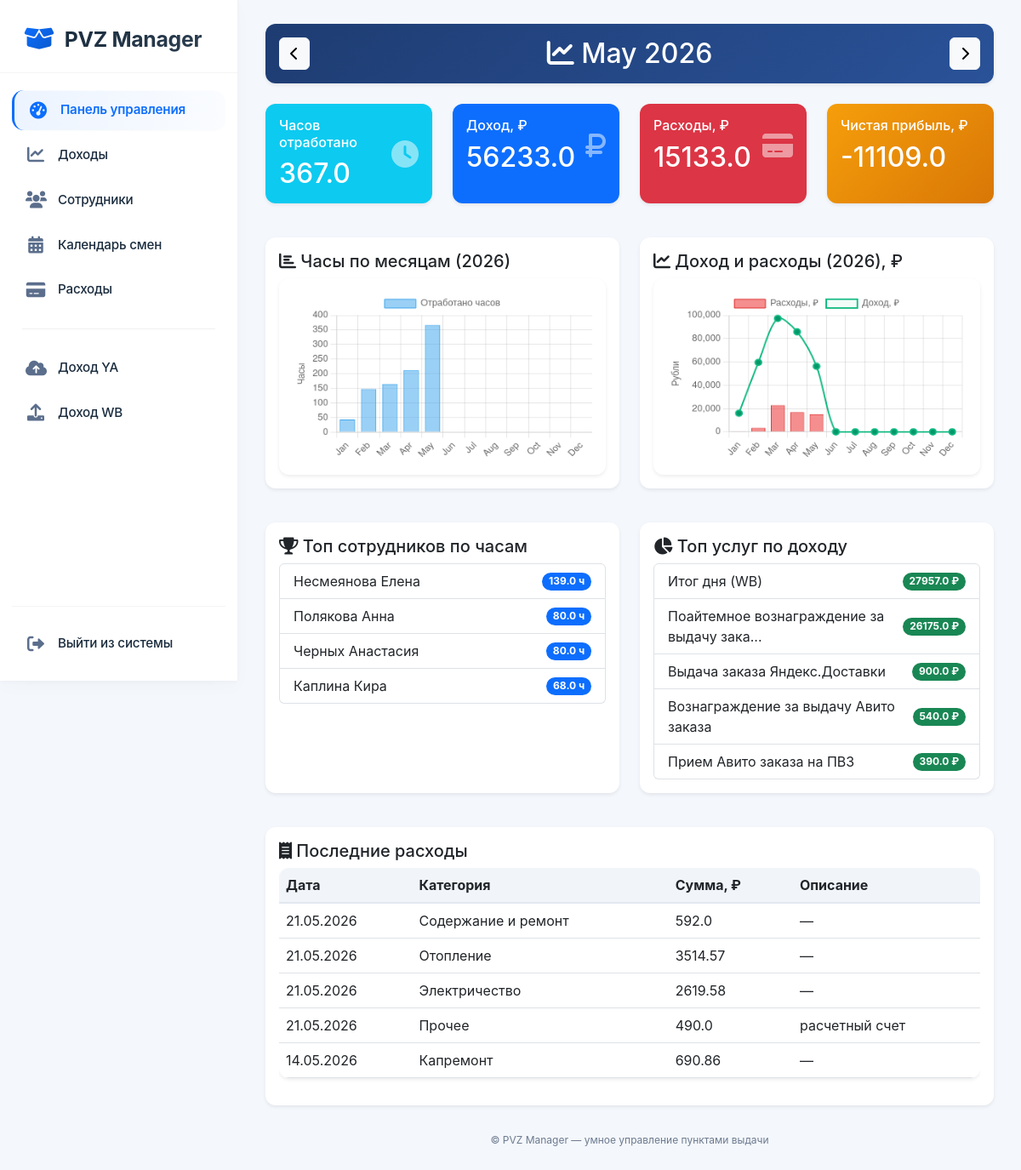
Screenshot of / (signed in) with the database file from the repository.
### models.py (models this page shows, shortened)
class Employee(db.Model):
    id = db.Column(db.Integer, primary_key=True)
    name = db.Column(db.String(50), nullable=False)

class IncomeTransaction(db.Model):
    id = db.Column(db.Integer, primary_key=True)
    pvz_id = db.Column(db.Integer)
    pvz_name = db.Column(db.String(200))
    service = db.Column(db.String(200))
    datetime = db.Column(db.DateTime, nullable=False)
    order_ref = db.Column(db.String(100))
    product = db.Column(db.String(100))
    cost_per_item = db.Column(db.Float)
    cost_without_vat = db.Column(db.Float)
    quantity = db.Column(db.Float, default=1)
    payment_type = db.Column(db.String(50))
    service_cost = db.Column(db.Float, default=0)
    tariff = db.Column(db.Float)
    unit = db.Column(db.String(20))
    branded = db.Column(db.Boolean, default=True)
    tariff_applies = db.Column(db.String(50))
    region = db.Column(db.String(100))
    tariff_zone = db.Column(db.String(100))
    source = db.Column(db.String(20), default='yandex')  # 'yandex' или 'wildberries'

class Expense(db.Model):
    id = db.Column(db.Integer, primary_key=True)
    category = db.Column(db.String(50), nullable=False)
    amount = db.Column(db.Float, nullable=False)
    date = db.Column(db.Date, nullable=False, default=date.today)
    description = db.Column(db.String(200))
    created_at = db.Column(db.DateTime, default=datetime.utcnow)

### app.py (the view)
@app.route("/", methods=["GET", "POST"])
@login_required
def dashboard():
    year = request.args.get('year', type=int)
    month = request.args.get('month', type=int)
    today = datetime.today()
    if not year:
        year = today.year
    if not month:
        month = today.month
    if month == 1:
        prev_year, prev_month = year - 1, 12
    else:
        prev_year, prev_month = year, month - 1
    if month == 12:
        next_year, next_month = year + 1, 1
    else:
        next_year, next_month = year, month + 1
    start_date = date(year, month, 1)
    if month == 12:
        end_date = date(year + 1, 1, 1)
    else:
        end_date = date(year, month + 1, 1)
    total_employees = Employee.query.count()
    shifts_month = Shift.query.filter(Shift.date >= start_date, Shift.date < end_date).all()
    total_shifts = len(shifts_month)
    total_hours = sum((s.hours or 0) for s in shifts_month)
    start_datetime = datetime(year, month, 1)
    end_datetime = datetime(year + 1, 1, 1) if month == 12 else datetime(year, month + 1, 1)
    income_total = db.session.query(func.sum(IncomeTransaction.service_cost)).filter(
        IncomeTransaction.datetime >= start_datetime,
        IncomeTransaction.datetime < end_datetime
    ).scalar() or 0
    months = []
    monthly_hours = []
    monthly_income = []
    for m in range(1, 13):
        start_of_month = date(year, m, 1)
        if m == 12:
            end_of_month = date(year + 1, 1, 1)
        else:
            end_of_month = date(year, m + 1, 1)
        shifts_m = Shift.query.filter(Shift.date >= start_of_month, Shift.date < end_of_month).all()
        hours_m = sum((s.hours or 0) for s in shifts_m)
        monthly_hours.append(round(hours_m, 1))
        start_dt = datetime(year, m, 1)
        end_dt = datetime(year + 1, 1, 1) if m == 12 else datetime(year, m + 1, 1)
        income_m = db.session.query(func.sum(IncomeTransaction.service_cost)).filter(
            IncomeTransaction.datetime >= start_dt,
            IncomeTransaction.datetime < end_dt
        ).scalar() or 0
        monthly_income.append(round(income_m, 2))
        months.append(cal.month_abbr[m])   # янв, фев, ...
    from collections import defaultdict
    employee_hours = defaultdict(float)
    for s in shifts_month:
        employee_hours[s.employee.name] += (s.hours or 0)
    top_employees = sorted(employee_hours.items(), key=lambda x: x[1], reverse=True)[:5]
    service_income = db.session.query(
        IncomeTransaction.service,
        func.sum(IncomeTransaction.service_cost)
    ).filter(
        IncomeTransaction.datetime >= start_datetime,
        IncomeTransaction.datetime < end_datetime
    ).group_by(IncomeTransaction.service).all()
    top_services = sorted(service_income, key=lambda x: x[1], reverse=True)[:5]
    recent_shifts = Shift.query.order_by(Shift.date.desc()).limit(5).all()
    income_total = db.session.query(func.sum(IncomeTransaction.service_cost)).filter(
        IncomeTransaction.datetime >= start_datetime,
        IncomeTransaction.datetime < end_datetime
    ).scalar() or 0
    total_expenses = db.session.query(func.sum(Expense.amount)).filter(
        Expense.date >= start_date,
        Expense.date < end_date
    ).scalar() or 0
    net_profit = income_total - total_expenses
    monthly_expenses = []
    for m in range(1, 13):
        start_of_month = date(year, m, 1)
        if m == 12:
            end_of_month = date(year + 1, 1, 1)
        else:
            end_of_month = date(year, m + 1, 1)
        exp_m = db.session.query(func.sum(Expense.amount)).filter(
            Expense.date >= start_of_month,
            Expense.date < end_of_month
        ).scalar() or 0
        monthly_expenses.append(round(exp_m, 2))
    recent_expenses = Expense.query.order_by(Expense.date.desc()).limit(5).all()
    income_total = db.session.query(func.sum(IncomeTransaction.service_cost)).filter(
        IncomeTransaction.datetime >= start_datetime,
        IncomeTransaction.datetime < end_datetime
    ).scalar() or 0
    total_expenses = db.session.query(func.sum(Expense.amount)).filter(
        Expense.date >= start_date,
        Expense.date < end_date
    ).scalar() or 0
    total_salary_cost = sum(
        (s.hours or 0) * (s.rate or 0) + (s.bonus or 0) - (s.deduction or 0)
        for s in shifts_month
    )
    tax_amount = income_total * 0.08
    net_profit = income_total - total_expenses - total_salary_cost - tax_amount
    monthly_expenses = []
    for m in range(1, 13):
        start_of_month = date(year, m, 1)
        if m == 12:
            end_of_month = date(year + 1, 1, 1)
        else:
            end_of_month = date(year, m + 1, 1)
        exp_m = db.session.query(func.sum(Expense.amount)).filter(
            Expense.date >= start_of_month,
            Expense.date < end_of_month
        ).scalar() or 0
        monthly_expenses.append(round(exp_m, 2))
    recent_expenses = Expense.query.order_by(Expense.date.desc()).limit(5).all()
    return render_template('dashboard.html',
                           year=year, month=month,
                           prev_year=prev_year, prev_month=prev_month,
                           next_year=next_year, next_month=next_month,
                           month_name=cal.month_name[month],
                           total_shifts=total_shifts,
                           total_hours=round(total_hours, 1),
                           income_total=round(income_total, 2),
                           total_expenses=round(total_expenses, 2),
                           total_salary_cost=round(total_salary_cost, 2),
                           tax_amount=round(tax_amount, 2),
                           net_profit=round(net_profit, 2),
                           months=months,
                           monthly_hours=monthly_hours,
                           monthly_income=monthly_income,
                           monthly_expenses=monthly_expenses,
                           top_employees=top_employees,
                           top_services=top_services,
                           recent_expenses=recent_expenses)

### templates/dashboard.html (shortened to what this page needs)
{% extends "base.html" %}
{% block content %}
<div class="row mb-4">
    <div class="col-12">
        <div class="card bg-gradient-primary text-white" style="background: linear-gradient(135deg, #1e3c72 0%, #2a5298 100%);">
            <div class="card-body">
                <div class="d-flex justify-content-between align-items-center flex-wrap">
                    <a href="{{ url_for('dashboard', year=prev_year, month=prev_month) }}" class="btn btn-light">
                        <i class="fas fa-chevron-left"></i> {{ prev_month_name }}
                    </a>
                    <h2 class="mb-0"><i class="fas fa-chart-line"></i> {{ month_name }} {{ year }}</h2>
                    <a href="{{ url_for('dashboard', year=next_year, month=next_month) }}" class="btn btn-light">
                        {{ next_month_name }} <i class="fas fa-chevron-right"></i>
                    </a>
                </div>
            </div>
        </div>
    </div>
</div>
<div class="row mb-4">
    <div class="col-md-3 col-sm-6 mb-3">
        <div class="card text-white bg-info h-100">
            <div class="card-body">
                <div class="d-flex justify-content-between align-items-center">
                    <div>
                        <h6 class="card-title">Часов отработано</h6>
                        <h2 class="mb-0">{{ total_hours }}</h2>
                    </div>
                    <i class="fas fa-clock fa-2x opacity-50"></i>
                </div>
            </div>
        </div>
    </div>
    <div class="col-md-3 col-sm-6 mb-3">
        <div class="card text-white bg-primary h-100">
            <div class="card-body">
                <div class="d-flex justify-content-between align-items-center">
                    <div>
                        <h6 class="card-title">Доход, ₽</h6>
                        <h2 class="mb-0">{{ income_total|round(0) }}</h2>
                    </div>
                    <i class="fas fa-ruble-sign fa-2x opacity-50"></i>
                </div>
            </div>
        </div>
    </div>
    <div class="col-md-3 col-sm-6 mb-3">
        <div class="card text-white bg-danger h-100">
            <div class="card-body">
                <div class="d-flex justify-content-between align-items-center">
                    <div>
                        <h6 class="card-title">Расходы, ₽</h6>
                        <h2 class="mb-0">{{ total_expenses|round(0) }}</h2>
                    </div>
                    <i class="fas fa-credit-card fa-2x opacity-50"></i>
                </div>
            </div>
        </div>
    </div>
    <div class="col-md-3 col-sm-6 mb-3">
        <div class="card text-white bg-warning h-100" style="background: linear-gradient(135deg, #f59e0b, #d97706);">
            <div class="card-body">
                <div class="d-flex justify-content-between align-items-center">
                    <div>
                        <h6 class="card-title">Чистая прибыль, ₽</h6>
                        <h2 class="mb-0">{{ net_profit|round(0) }}</h2>
                    </div>
                </div>
            </div>
        </div>
    </div>
</div>
<div class="row mb-4">
    <div class="col-md-6 mb-3">
        <div class="card h-100">
            <div class="card-body">
                <h5 class="card-title"><i class="fas fa-chart-bar"></i> Часы по месяцам ({{ year }})</h5>
                <canvas id="monthlyHoursChart" height="200"></canvas>
            </div>
        </div>
    </div>
    <div class="col-md-6 mb-3">
        <div class="card h-100">
            <div class="card-body">
                <h5 class="card-title"><i class="fas fa-chart-line"></i> Доход и расходы ({{ year }}), ₽</h5>
                <canvas id="incomeExpenseChart" height="200"></canvas>
            </div>
        </div>
    </div>
</div>
<div class="row mb-4">
    <div class="col-md-6 mb-3">
        <div class="card h-100">
            <div class="card-body">
                <h5 class="card-title"><i class="fas fa-trophy"></i> Топ сотрудников по часам</h5>
                <div class="list-group">
                    {% for name, hours in top_employees %}
                    <div class="list-group-item d-flex justify-content-between align-items-center">
                        {{ name }}
                        <span class="badge bg-primary rounded-pill">{{ hours }} ч</span>
                    </div>
                    {% else %}
                    <div class="list-group-item">Нет данных</div>
                    {% endfor %}
                </div>
            </div>
        </div>
    </div>
    <div class="col-md-6 mb-3">
        <div class="card h-100">
            <div class="card-body">
                <h5 class="card-title"><i class="fas fa-chart-pie"></i> Топ услуг по доходу</h5>
                <div class="list-group">
                    {% for service, amount in top_services %}
                    <div class="list-group-item d-flex justify-content-between align-items-center">
                        {{ service[:40] }}{% if service|length > 40 %}...{% endif %}
                        <span class="badge bg-success rounded-pill">{{ amount|round(0) }} ₽</span>
                    </div>
                    {% else %}
                    <div class="list-group-item">Нет данных</div>
                    {% endfor %}
                </div>
            </div>
        </div>
    </div>
</div>
<div class="row">
    <div class="col-12">
        <div class="card">
            <div class="card-body">
                <h5 class="card-title"><i class="fas fa-receipt"></i> Последние расходы</h5>
                <div class="table-responsive">
                    <table class="table table-hover">
                        <thead>
                            <tr>
                                <th>Дата</th>
                                <th>Категория</th>
                                <th>Сумма, ₽</th>
                                <th>Описание</th>
                            </tr>
                        </thead>
                        <tbody>
                            {% for expense in recent_expenses %}
                            <tr>
                                <td>{{ expense.date.strftime('%d.%m.%Y') }}</td>
                                <td>{{ expense.category }}</td>
                                <td>{{ expense.amount|round(2) }}</td>
                                <td>{{ expense.description or '—' }}</td>
                            </tr>
                            {% else %}
                            <tr><td colspan="4" class="text-center">Нет расходов</td></tr>
                            {% endfor %}
                        </tbody>
                    </table>
                </div>
            </div>
        </div>
    </div>
</div>
<script>
// Данные из Jinja
const months = {{ months|tojson }};
const monthlyHours = {{ monthly_hours|tojson }};
const monthlyIncome = {{ monthly_income|tojson }};
const monthlyExpenses = {{ monthly_expenses|tojson }};
// График часов (столбцы)
new Chart(document.getElementById('monthlyHoursChart').getContext('2d'), {
    type: 'bar',
    data: {
        labels: months,
        datasets: [{
            label: 'Отработано часов',
            data: monthlyHours,
            backgroundColor: 'rgba(54, 162, 235, 0.5)',
            borderColor: 'rgba(54, 162, 235, 1)',
            borderWidth: 1
        }]
    },
    options: {
        responsive: true,
        maintainAspectRatio: true,
        scales: { y: { beginAtZero: true, title: { display: true, text: 'Часы' } } }
    }
});
// Комбинированный график: доход (линия) + расходы (столбцы)
new Chart(document.getElementById('incomeExpenseChart').getContext('2d'), {
    type: 'bar',
    data: {
        labels: months,
        datasets: [
            {
                label: 'Расходы, ₽',
                data: monthlyExpenses,
                type: 'bar',
                backgroundColor: 'rgba(239, 68, 68, 0.6)',
                borderColor: '#dc2626',
                borderWidth: 1,
                yAxisID: 'y'
            },
            {
                label: 'Доход, ₽',
                data: monthlyIncome,
                type: 'line',
                borderColor: '#10b981',
                backgroundColor: 'rgba(16, 185, 129, 0.05)',
                tension: 0.3,
                fill: false,
                pointRadius: 4,
                pointBackgroundColor: '#059669',
                borderWidth: 2,
                yAxisID: 'y'
            }
        ]
    },
    options: {
        responsive: true,
        maintainAspectRatio: true,
        scales: {
            y: {
                beginAtZero: true,
                title: { display: true, text: 'Рубли' }
            }
        },
        plugins: {
            tooltip: { mode: 'index', intersect: false }
        }
    }
});
</script>
{% endblock %}

### rows the page displays
Employee: name "Несмеянова Елена", hours "139.0"
Employee: name "Полякова Анна", hours "80.0"
Employee: name "Черных Анастасия", hours "80.0"
Employee: name "Каплина Кира", hours "68.0"
IncomeTransaction: service "Вознаграждение за выдачу Авито заказа", cost_per_item "540.0"
Expense: date "21.05.2026", category "Содержание и ремонт", amount "592.0", description "—"
Expense: date "21.05.2026", category "Отопление", amount "3514.57", description "—"
Expense: date "21.05.2026", category "Электричество", amount "2619.58", description "—"
Expense: date "21.05.2026", category "Прочее", amount "490.0", description "расчетный счет"
Expense: date "14.05.2026", category "Капремонт", amount "690.86", description "—"

### other values shown
{{ month_name }} "May"
{{ year }} "2026"
{{ total_hours }} "367.0"
{{ income_total|round(0) }} "56233.0"
{{ total_expenses|round(0) }} "15133.0"
{{ net_profit|round(0) }} "-11109.0"
{{ service[:40] }} "Итог дня (WB)" "Поайтемное вознаграждение за выдачу зака" "Выдача заказа Яндекс.Доставки" "Прием Авито заказа на ПВЗ"
{{ amount|round(0) }} "27957.0" "26175.0" "900.0" "390.0"
chart data {{ months|tojson }} ["Jan", "Feb", "Mar", "Apr", "May", "Jun", "Jul", "Aug", "Sep", "Oct", "Nov", "Dec"]
chart data {{ monthly_hours|tojson }} [43.0, 147.5, 164.5, 212.5, 367.0, 0, 0, 0, 0, 0, 0, 0]
chart data {{ monthly_income|tojson }} [16037.75, 59545.86, 97293.79, 85884.76, 56232.94, 0, 0, 0, 0, 0, 0, 0]
chart data {{ monthly_expenses|tojson }} [112.0, 3349.0, 22947.33, 16756.0, 15133.05, 0, 0, 0, 0, 0, 0, 0]
